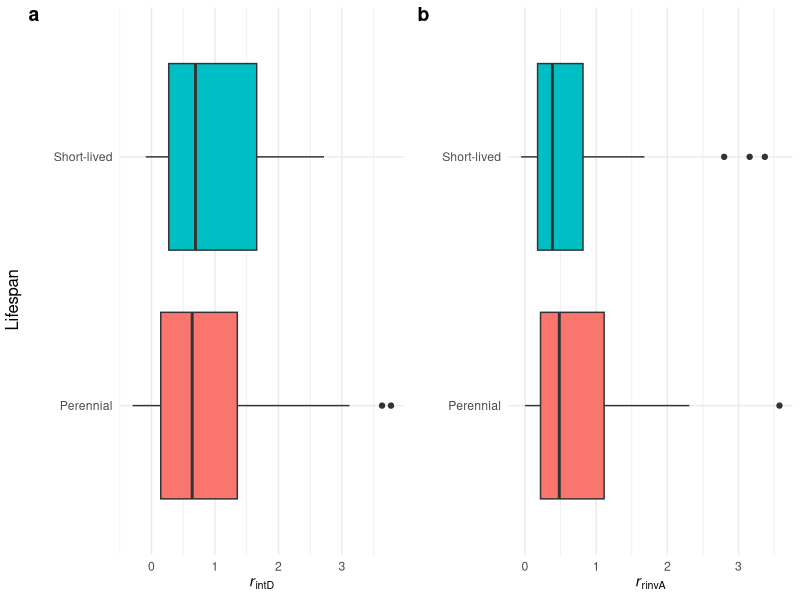
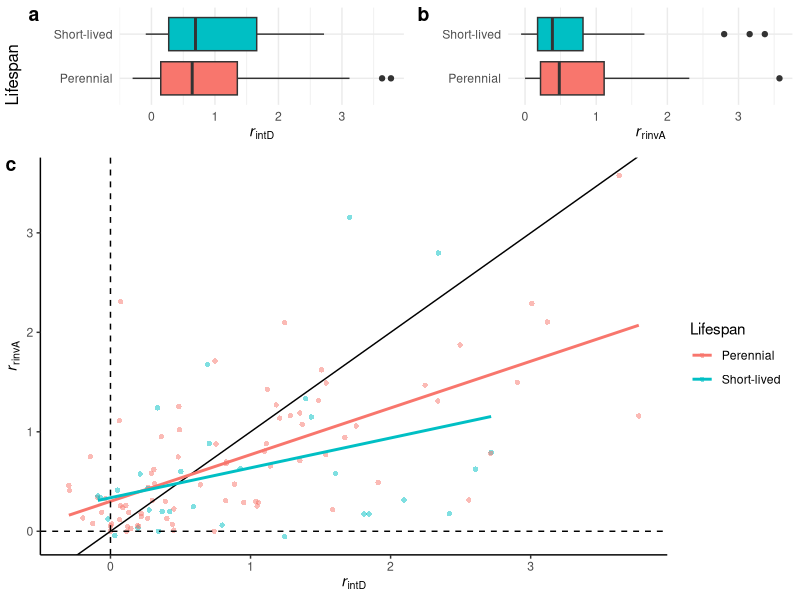

These figures' R source, in order:
library(tidyverse)
library(ggpubr)

NEWallsite <- read.csv("data/allsite_new.csv") #data
NEWallsite <- NEWallsite %>% #ensure levels are correct
  mutate(grassland_type = fct_relevel(grassland_type,
                                      "Desert", "Southern Shortgrass", "Northern Shortgrass", 
                                      "Northern Mixed", "Southern Mixed", "Tallgrass"))


#### do pop.responses differ by basic life history traits? ####
# neither fitness under drought nor with neighbors differs by between life history.
# response to nieghbors in ambient does differ on the grasslands by lifespan, life form, and photo-type 

#response to drought
NEWallsite <- NEWallsite %>% mutate(lifespan.binary = ifelse(lifespan %in% "Short-lived","0", "1")) #make binary
NEWallsite$lifespan.binary <- as.factor(NEWallsite$lifespan.binary)

var.test(NEWallsite$intrinsicLDGRchr~NEWallsite$lifespan)
t.test(NEWallsite$intrinsicLDGRchr~NEWallsite$lifespan, var.equal = T) #no diff
lifeplot1 <- ggplot(NEWallsite, aes(fill=lifespan, x=intrinsicLDGRchr, y=lifespan))+
  geom_boxplot() +
  labs(y=" ", x=expression(italic(r)[intD]))+
  theme_minimal()+
  theme(legend.position = "none")

var.test(NEWallsite$invasionLDGRcon~NEWallsite$lifespan)
t.test(NEWallsite$invasionLDGRcon~NEWallsite$lifespan, var.equal = T) #no diff
lifeplot2 <- ggplot(NEWallsite, aes(fill=lifespan, x=invasionLDGRcon, y=lifespan))+
  geom_boxplot() +
  labs(y=" ", x=expression(italic(r)[rinvA]))+
  theme_minimal()+
  theme(legend.position = "none")

responsep1 <- ggarrange(lifeplot1, lifeplot2, ncol=2, labels = c("a","b"))
responsep1 <- annotate_figure(responsep1, left = "Lifespan")
responsep1

#compare response models
main <- lm(invasionLDGRcon~intrinsicLDGRchr, weights=weight2, NEWallsite[-110,]) #new main finding
anova(main) #trade-off
sqrt(summary(main)$adj.r.squared)#calculate r
#run second model w/ grassland
main.lifespan <- lm(invasionLDGRcon~intrinsicLDGRchr*lifespan.binary, weights=weight2, NEWallsite[-110,]) #old finding 
anova(main.lifespan) 
sqrt(summary(main.lifespan)$adj.r.squared)#calculate r
#compare w/ anova
anova(main,main.lifespan)
#plot
corrlifespan <- ggplot(NEWallsite, aes(y=invasionLDGRcon, x=intrinsicLDGRchr, color=lifespan))+
  geom_point(alpha=.5, shape=16)+
  geom_abline()+
  geom_smooth(method = "lm", se = F) +
  geom_hline(yintercept=0, linetype="dashed")+
  geom_vline(xintercept=0, linetype="dashed")+
  labs(y=expression(italic(r)[rinvA]), x = expression(italic(r)[intD]), color="Lifespan")+
  theme_classic()

responsep2 <- ggarrange(responsep1, corrlifespan, nrow=2, heights = c(.5,1.5), labels = c("","c"))
responsep2



##
#traits by site
trtsite <- read.csv("trtsite.csv") #data

## CHY
chytrts <- trtsite %>% filter(EDGE_site=="CHY") #26, but 1 spp has NA so 25
#for site CHY how many populations have onsite (DB_HPG)
trtsite %>% filter(EDGE_site=="CHY") %>% 
  summarise(fromsite = (sum(!is.na(DB_HPG))/25)*100) #84%
#AS_MO and DB_CPER regional
trtsite %>% filter(EDGE_site=="CHY") %>% 
  summarise(fromsite = (sum(!is.na(AS_MO))/25)*100) #4
trtsite %>% filter(EDGE_site=="CHY") %>% 
  summarise(fromsite = (sum(!is.na(DB_CPER))/25)*100) #8
#wider
trtsite %>% filter(EDGE_site=="CHY") %>% 
  summarise(fromsite = (sum(!is.na(TRY_AZ))/25)*100) #4

## SGS
sgstrts <- trtsite %>% filter(EDGE_site=="SGS") #17, but 7 spp has NA so 10
#for site SGS how many populations have DB/CPER
trtsite %>% filter(EDGE_site=="SGS") %>% 
  summarise(fromsite = (sum(!is.na(DB_CPER))/10)*100) #90
#wider
trtsite %>% filter(EDGE_site=="SGS") %>% 
  summarise(fromsite = (sum(!is.na(TRY_.all))/10)*100) #10

## HYS
hystrts <- trtsite %>% filter(EDGE_site=="HYS") #29, but 4 spp has NA so 25
#for site HYS how many populations have AS_HAYS
trtsite %>% filter(EDGE_site=="HYS") %>% 
  summarise(fromsite = (sum(!is.na(AS_HAYS))/25)*100) #48
#ST_KUT and TRY_KZ regional/ averages
trtsite %>% filter(EDGE_site=="HYS") %>% 
  summarise(fromsite = (sum(!is.na(ST_KUT))/25)*100) #12
trtsite %>% filter(EDGE_site=="HYS") %>% 
  summarise(fromsite = (sum(!is.na(TRY_KZ))/25)*100) #40

## KNZ
knztrts <- trtsite %>% filter(EDGE_site=="KNZ") #17, but 2 spp has NA so 15
#for site KNZ how many populations have ST_KUT
trtsite %>% filter(EDGE_site=="KNZ") %>% 
  summarise(fromsite = (sum(!is.na(ST_KUT))/15)*100) #40
#AS_HAYS and TRY_KZ and AF_iowa regional/ averages #60
trtsite %>% filter(EDGE_site=="KNZ") %>% 
  summarise(fromsite = (sum(!is.na(AS_HAYS))/15)*100) #20
trtsite %>% filter(EDGE_site=="KNZ") %>% 
  summarise(fromsite = (sum(!is.na(TRY_KZ))/15)*100) #73.3
trtsite %>% filter(EDGE_site=="KNZ") %>% 
  summarise(fromsite = (sum(!is.na(AF_Iowa))/15)*100) #26.7

## SBL
SBLtrts <- trtsite %>% filter(EDGE_site=="SBU") #11, but 1 spp has NA so 10
#for site SBL how many populations have sevLTER/blue
  # RG/sev also good
trtsite %>% filter(EDGE_site=="SBU") %>% 
  summarise(fromsite = (sum(!is.na(sevLTER_blue))/10)*100) #60
trtsite %>% filter(EDGE_site=="SBU") %>% 
  summarise(fromsite = (sum(!is.na(RG_sev))/10)*100) #100
#regional sevLTER/black
trtsite %>% filter(EDGE_site=="SBU") %>% 
  summarise(fromsite = (sum(!is.na(sevLTER_black))/10)*100) #30

## SBK
SBKtrts <- trtsite %>% filter(EDGE_site=="SBK") #13, but 2 spp has NA so 11
#for site SBK how many populations have sevLTER/black
trtsite %>% filter(EDGE_site=="SBK") %>% 
  summarise(fromsite = (sum(!is.na(sevLTER_black))/11)*100) #18.2
#regional sevLTER/blue and RG/sev and AS_NM and TRY_AZ
trtsite %>% filter(EDGE_site=="SBK") %>% 
  summarise(fromsite = (sum(!is.na(RG_sev))/11)*100) #63.6
trtsite %>% filter(EDGE_site=="SBK") %>% 
  summarise(fromsite = (sum(!is.na(sevLTER_blue))/11)*100) #36.4
trtsite %>% filter(EDGE_site=="SBK") %>% 
  summarise(fromsite = (sum(!is.na(AS_NM))/11)*100) #18.18
trtsite %>% filter(EDGE_site=="SBK") %>% 
  summarise(fromsite = (sum(!is.na(TRY_AZ))/11)*100) #27.3
# global
trtsite %>% filter(EDGE_site=="SBK") %>% 
  summarise(fromsite = (sum(!is.na(TRY_global))/11)*100) #9.1
